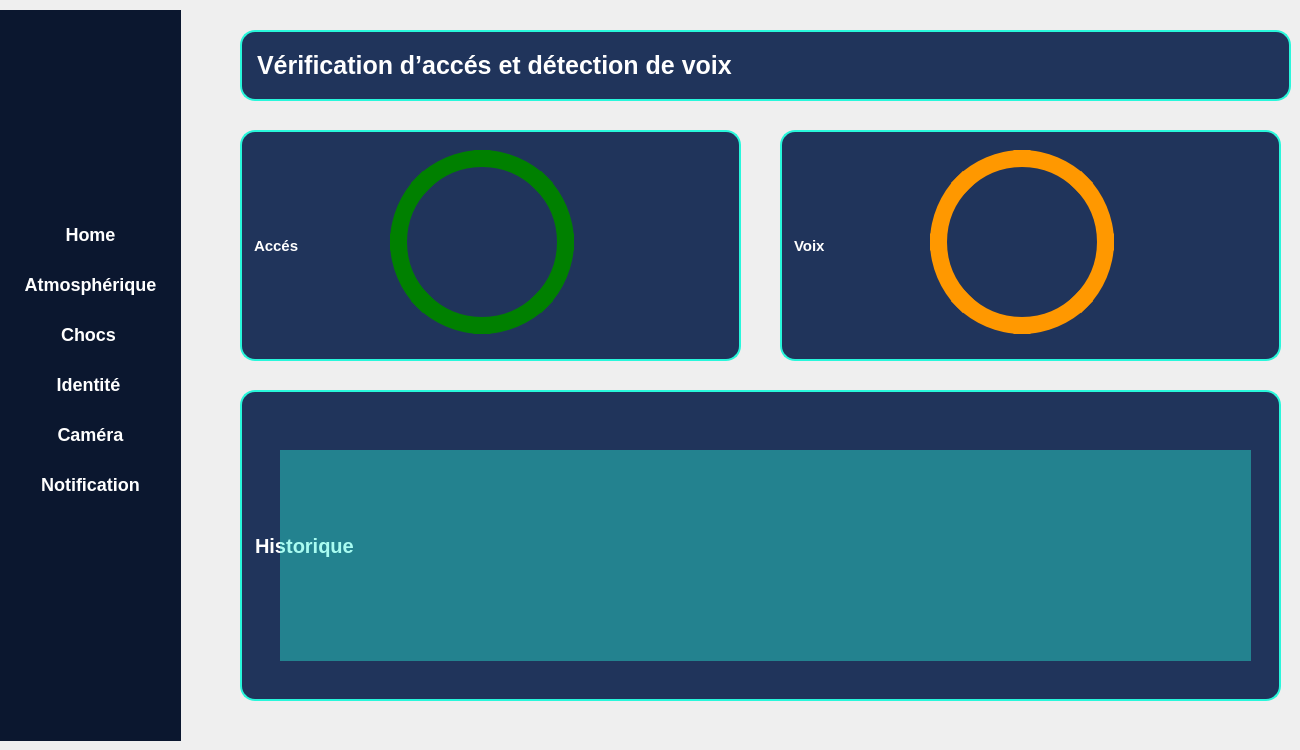
    <widget class="QWidget" name="page_identite">
     <widget class="QPushButton" name="pushButton_38">
      <property name="geometry">
       <rect>
        <x>0</x>
        <y>420</y>
        <width>181</width>
        <height>29</height>
       </rect>
      </property>
      <property name="styleSheet">
       <string notr="true">QPushButton {
    background-color: transparent;
    border: none;
    color: white;
    font-size: 18px; /* tu peux ajuster la taille si besoin */
    font-weight: bold;
}

QPushButton:hover {
    color: #aaaaaa; /* Optionnel : couleur au survol */
}
</string>
      </property>
      <property name="text">
       <string>Caméra</string>
      </property>
     </widget>
     <widget class="QPushButton" name="pushButton_39">
      <property name="geometry">
       <rect>
        <x>-2</x>
        <y>320</y>
        <width>181</width>
        <height>29</height>
       </rect>
      </property>
      <property name="styleSheet">
       <string notr="true">QPushButton {
    background-color: transparent;
    border: none;
    color: white;
    font-size: 18px; /* tu peux ajuster la taille si besoin */
    font-weight: bold;
}

QPushButton:hover {
    color: #aaaaaa; /* Optionnel : couleur au survol */
}
</string>
      </property>
      <property name="text">
       <string>Chocs</string>
      </property>
     </widget>
     <widget class="QPushButton" name="pushButton_40">
      <property name="geometry">
       <rect>
        <x>0</x>
        <y>470</y>
        <width>181</width>
        <height>29</height>
       </rect>
      </property>
      <property name="styleSheet">
       <string notr="true">QPushButton {
    background-color: transparent;
    border: none;
    color: white;
    font-size: 18px; /* tu peux ajuster la taille si besoin */
    font-weight: bold;
}

QPushButton:hover {
    color: #aaaaaa; /* Optionnel : couleur au survol */
}
</string>
      </property>
      <property name="text">
       <string>Notification</string>
      </property>
     </widget>
     <widget class="QPushButton" name="pushButton_42">
      <property name="geometry">
       <rect>
        <x>0</x>
        <y>220</y>
        <width>181</width>
        <height>29</height>
       </rect>
      </property>
      <property name="styleSheet">
       <string notr="true">QPushButton {
    background-color: transparent;
    border: none;
    color: white;
    font-size: 18px; /* tu peux ajuster la taille si besoin */
    font-weight: bold;
}

QPushButton:hover {
    color: #aaaaaa; /* Optionnel : couleur au survol */
}
</string>
      </property>
      <property name="text">
       <string>Home</string>
      </property>
     </widget>
     <widget class="QLabel" name="label_47">
      <property name="geometry">
       <rect>
        <x>30</x>
        <y>60</y>
        <width>131</width>
        <height>91</height>
       </rect>
      </property>
      <property name="styleSheet">
       <string notr="true">QWidget {
    background-color: rgb(11, 23, 47);
    image: url(:/res/Logox1.png);
}
</string>
      </property>
      <property name="text">
       <string/>
      </property>
     </widget>
     <widget class="QPushButton" name="pushButton_43">
      <property name="geometry">
       <rect>
        <x>-2</x>
        <y>370</y>
        <width>181</width>
        <height>29</height>
       </rect>
      </property>
      <property name="styleSheet">
       <string notr="true">QPushButton {
    background-color: transparent;
    border: none;
    color: white;
    font-size: 18px; /* tu peux ajuster la taille si besoin */
    font-weight: bold;
}

QPushButton:hover {
    color: #aaaaaa; /* Optionnel : couleur au survol */
}
</string>
      </property>
      <property name="text">
       <string>Identité</string>
      </property>
     </widget>
     <widget class="QPushButton" name="pushButton_44">
      <property name="geometry">
       <rect>
        <x>0</x>
        <y>270</y>
        <width>181</width>
        <height>29</height>
       </rect>
      </property>
      <property name="styleSheet">
       <string notr="true">QPushButton {
    background-color: transparent;
    border: none;
    color: white;
    font-size: 18px; /* tu peux ajuster la taille si besoin */
    font-weight: bold;
}

QPushButton:hover {
    color: #aaaaaa; /* Optionnel : couleur au survol */
}
</string>
      </property>
      <property name="text">
       <string>Atmosphérique</string>
      </property>
     </widget>
     <widget class="QLabel" name="label_48">
      <property name="geometry">
       <rect>
        <x>0</x>
        <y>10</y>
        <width>181</width>
        <height>731</height>
       </rect>
      </property>
      <property name="styleSheet">
       <string notr="true">QWidget {
    background-color: rgb(11, 23, 47);
}</string>
      </property>
      <property name="text">
       <string/>
      </property>
     </widget>
     <widget class="QLabel" name="titleLabel_27">
      <property name="geometry">
       <rect>
        <x>240</x>
        <y>30</y>
        <width>1051</width>
        <height>71</height>
       </rect>
      </property>
      <property name="styleSheet">
       <string notr="true">QLabel#titleLabel_27{
    font-size: 25px;
    font-weight: bold;
    color: white;
    background-color: #20345B;
    border: 2px solid #28F7DB;
    padding: 8px;
    qproperty-alignment: 'AlignLeft|AlignVCenter';
    border-radius: 15px;
}
</string>
      </property>
      <property name="text">
       <string>Vérification d’accés et détection de voix</string>
      </property>
     </widget>
     <widget class="QLabel" name="titleLabel_28">
      <property name="geometry">
       <rect>
        <x>240</x>
        <y>130</y>
        <width>501</width>
        <height>231</height>
       </rect>
      </property>
      <property name="styleSheet">
       <string notr="true">QLabel#titleLabel_28 {
    font-size: 15px;
    font-weight: bold;
    color: white;
    background-color: #20345B;
    border: 2px solid #28F7DB;
    padding: 8px;
    qproperty-alignment: 'AlignLeft|AlignTop';
    border-radius: 15px;
}
</string>
      </property>
      <property name="text">
       <string>Accés</string>
      </property>
     </widget>
     <widget class="QLabel" name="label_49">
      <property name="geometry">
       <rect>
        <x>940</x>
        <y>170</y>
        <width>171</width>
        <height>141</height>
       </rect>
      </property>
      <property name="styleSheet">
       <string notr="true">QWidget {
	image: url(:/res/song.png);
    background: transparent;
}</string>
      </property>
      <property name="text">
       <string/>
      </property>
     </widget>
     <widget class="QLabel" name="titleLabel_29">
      <property name="geometry">
       <rect>
        <x>780</x>
        <y>130</y>
        <width>501</width>
        <height>231</height>
       </rect>
      </property>
      <property name="styleSheet">
       <string notr="true">QLabel#titleLabel_29 {
    font-size: 15px;
    font-weight: bold;
    color: white;
    background-color: #20345B;
    border: 2px solid #28F7DB;
    padding: 8px;
    qproperty-alignment: 'AlignLeft|AlignTop';
    border-radius: 15px;
}
</string>
      </property>
      <property name="text">
       <string>Voix</string>
      </property>
     </widget>
     <widget class="QLabel" name="label_52">
      <property name="geometry">
       <rect>
        <x>410</x>
        <y>180</y>
        <width>141</width>
        <height>121</height>
       </rect>
      </property>
      <property name="styleSheet">
       <string notr="true">QWidget {
    image: url(:/res/unlock.png);
    background: transparent;
}</string>
      </property>
      <property name="text">
       <string/>
      </property>
     </widget>
     <widget class="QLabel" name="label_50">
      <property name="geometry">
       <rect>
        <x>390</x>
        <y>150</y>
        <width>184</width>
        <height>184</height>
       </rect>
      </property>
      <property name="styleSheet">
       <string notr="true">QLabel {
    border: 17px solid green;              /* Bordure visible */
    border-radius: 92px;                 /* 75 + 17 (moitié du diamètre total incluant bordure) */
    width: 184px;                        /* 150 + (2 × 17) =&gt; taille totale avec bordure */
    height: 184px;
    background-color: transparent;
}
</string>
      </property>
      <property name="text">
       <string/>
      </property>
     </widget>
     <widget class="QLabel" name="label_51">
      <property name="geometry">
       <rect>
        <x>930</x>
        <y>150</y>
        <width>184</width>
        <height>184</height>
       </rect>
      </property>
      <property name="styleSheet">
       <string notr="true">QLabel {
    border: 17px solid #FF9800;              /* Bordure visible */
    border-radius: 92px;                 /* 75 + 17 (moitié du diamètre total incluant bordure) */
    width: 184px;                        /* 150 + (2 × 17) =&gt; taille totale avec bordure */
    height: 184px;
    background-color: transparent;
}
</string>
      </property>
      <property name="text">
       <string/>
      </property>
     </widget>
     <widget class="QLabel" name="titleLabel_30">
      <property name="geometry">
       <rect>
        <x>240</x>
        <y>390</y>
        <width>1041</width>
        <height>311</height>
       </rect>
      </property>
      <property name="styleSheet">
       <string notr="true">QLabel#titleLabel_30 {
    font-size: 20px;
    font-weight: bold;
    color: white;
    background-color: #20345B;
    border: 2px solid #28F7DB;
    padding: 8px;
    qproperty-alignment: 'AlignHCenter|AlignTop';
    border-radius: 15px;
}
</string>
      </property>
      <property name="text">
       <string>Historique</string>
      </property>
     </widget>
     <widget class="QListView" name="listView_4">
      <property name="geometry">
       <rect>
        <x>280</x>
        <y>450</y>
        <width>971</width>
        <height>211</height>
       </rect>
      </property>
      <property name="styleSheet">
       <string notr="true">QListView {
    background-color: rgba(40, 247, 219, 102);
    border: none; /* optionnel : pour retirer les bordures */
}
</string>
      </property>
     </widget>
     <zorder>titleLabel_28</zorder>
     <zorder>titleLabel_29</zorder>
     <zorder>label_48</zorder>
     <zorder>pushButton_38</zorder>
     <zorder>pushButton_39</zorder>
     <zorder>pushButton_40</zorder>
     <zorder>pushButton_42</zorder>
     <zorder>label_47</zorder>
     <zorder>pushButton_43</zorder>
     <zorder>pushButton_44</zorder>
     <zorder>titleLabel_27</zorder>
     <zorder>label_50</zorder>
     <zorder>label_51</zorder>
     <zorder>label_52</zorder>
     <zorder>label_49</zorder>
     <zorder>titleLabel_30</zorder>
     <zorder>listView_4</zorder>
    </widget>
